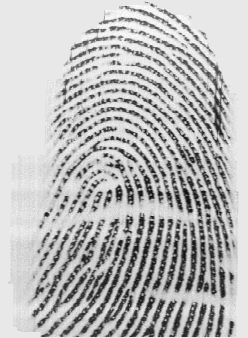
#> input picture Practical OpenCV/image/2_2.png, 248 x 338 px
$ python gabor_filter.py   (older library calls are emulated)
#> lines starting #> are read from the running program, lines starting #| are printed output that depends on the picture
import numpy as np
import cv2
# from scipy.signal import convolve2d

# cv2.getGaborKernel(ksize, sigma, theta, lambda, gamma, psi, ktype)
# ksize - size of gabor filter (n, n)
# sigma - standard deviation of the gaussian function
# theta - orientation of the normal to the parallel stripes
# lambda - wavelength of the sunusoidal factor
# gamma - spatial aspect ratio
# psi - phase offset
# ktype - type and range of values that each pixel in the gabor kernel can hold

g_kernel = cv2.getGaborKernel((21, 21), 8.0, np.pi/4, 10.0, 0.5, 0, ktype=cv2.CV_32F)

img = cv2.imread('./image/2_2.png')
#> img is the input picture: shape (338, 248, 3); min 10, max 255, mean 185.6
img = cv2.cvtColor(img, cv2.COLOR_BGR2GRAY)
#> img: shape (338, 248)
filtered_img = cv2.filter2D(img, cv2.CV_8UC3, g_kernel)
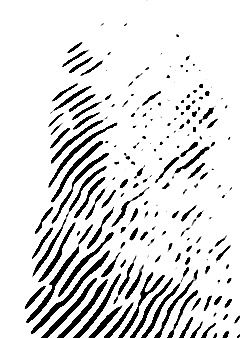
#> filtered_img: shape (338, 248); min 0, max 255, mean 222.5

cv2.imshow('image', img)
cv2.imshow('filtered image', filtered_img)

h, w = g_kernel.shape[:2]
g_kernel = cv2.resize(g_kernel, (3*w, 3*h), interpolation=cv2.INTER_CUBIC)
cv2.imshow('gabor kernel (resized)', g_kernel)
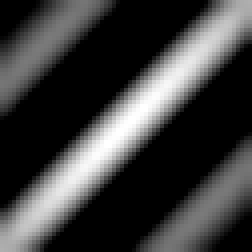
#> window 'gabor kernel (resized)': shape (63, 63) (shown 4 times larger); min 0, max 255, mean 62.3
cv2.waitKey(0)
cv2.destroyAllWindows()

$ run again, with Practical OpenCV/image/giaimagiacmo3.jpg saved as Practical OpenCV/image/2_2.png
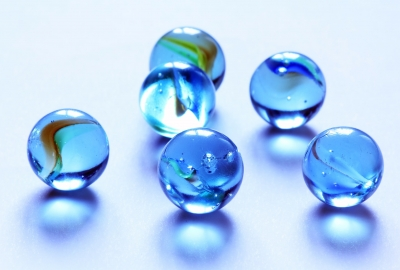
#> input picture Practical OpenCV/image/giaimagiacmo3.jpg, 400 x 270 px
#> img is the input picture: shape (270, 400, 3); mean B, G, R 241.8, 209.2, 179
#> `img = cv2.cvtColor(img, cv2.COLOR_BGR2GRAY)`:
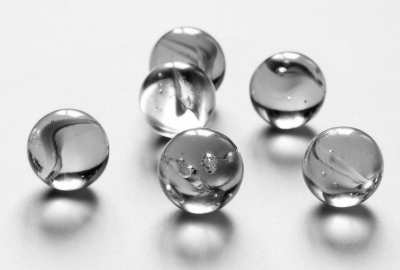
#> img: shape (270, 400); min 5, max 255, mean 203.8
#> `filtered_img = cv2.filter2D(img, cv2.CV_8UC3, g_kernel)`:
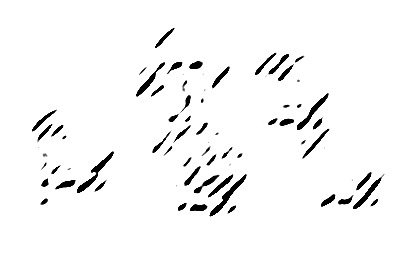
#> filtered_img: shape (270, 400); min 0, max 255, mean 246.1
